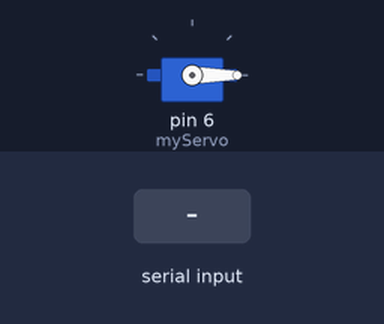
Simulated run of this sketch. Board: Arduino Uno, built with avr-gcc and run on an emulated ATmega328P. Shown: servo. The inputs (shaded band) are chosen by the test bench.

Above: at 1.2 s.
1.3 s: "open" received over the second serial link
At 3.5 s:
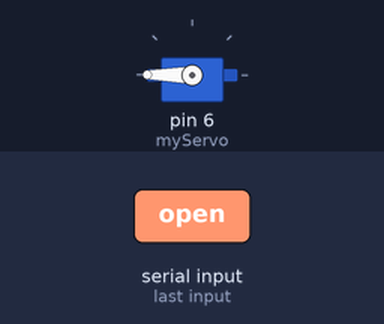
3.8 s: "close" received over the second serial link
At 5.6 s:
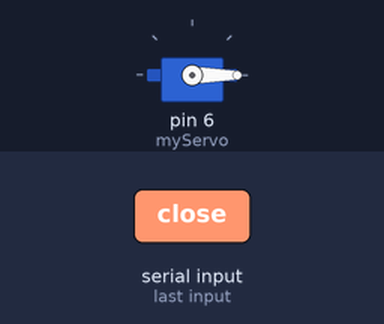
Timing chart, 0 to 7.1 s (numbered marks = the images above; inputs shaded):
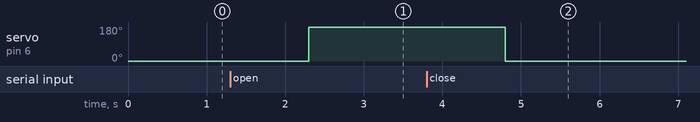

Measured:
- after the input at 1.3 s, servo on pin 6 (myServo): 0° → 180° after 1.0 s
- after the input at 3.8 s, servo on pin 6 (myServo): 180° → 0° after 1.0 s

The sketch:

BTKEYCODE.ino
```cpp
#define CUSTOM_SETTINGS

#define INCLUDE_TERMINAL_MODULE

#include <Dabble.h>
#include <SoftwareSerial.h>
#include<Servo.h>

Servo myServo;
SoftwareSerial mySerial(7,8);

int Baud_Rate = 9600;

String Message = "";

void setup() {
  Serial.begin(9600);
 myServo.attach(6);
mySerial.begin(9600);
Dabble.begin(mySerial);
myServo.write(0);
}

void loop() {
Dabble.processInput();

if (Terminal.available())
{
 String Message = Terminal.readString();
Message.trim();
 if (Message=="open")
 {
  myServo.write(180);
 }
 else if (Message=="close")
 {
  myServo.write(0);
 }
}

}
```
